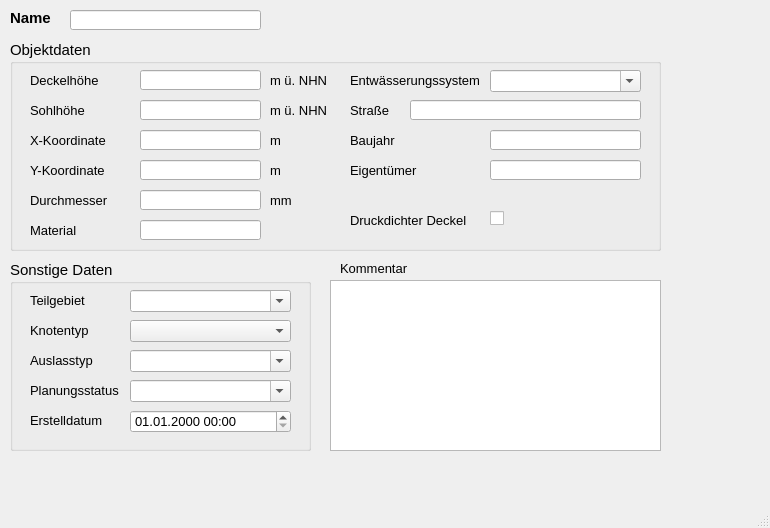
<?xml version="1.0" encoding="UTF-8"?>
<ui version="4.0">
 <class>MainWindow</class>
 <widget class="QMainWindow" name="MainWindow">
  <property name="enabled">
   <bool>true</bool>
  </property>
  <property name="geometry">
   <rect>
    <x>0</x>
    <y>0</y>
    <width>770</width>
    <height>528</height>
   </rect>
  </property>
  <property name="minimumSize">
   <size>
    <width>670</width>
    <height>480</height>
   </size>
  </property>
  <property name="font">
   <font>
    <family>Tahoma</family>
    <pointsize>10</pointsize>
   </font>
  </property>
  <property name="windowTitle">
   <string>Auslass</string>
  </property>
  <widget class="QWidget" name="centralwidget">
   <widget class="QLabel" name="label">
    <property name="geometry">
     <rect>
      <x>10</x>
      <y>10</y>
      <width>51</width>
      <height>16</height>
     </rect>
    </property>
    <property name="font">
     <font>
      <family>Tahoma</family>
      <pointsize>11</pointsize>
      <weight>75</weight>
      <bold>true</bold>
     </font>
    </property>
    <property name="text">
     <string>Name</string>
    </property>
   </widget>
   <widget class="QLabel" name="label_14">
    <property name="geometry">
     <rect>
      <x>340</x>
      <y>260</y>
      <width>81</width>
      <height>16</height>
     </rect>
    </property>
    <property name="font">
     <font>
      <family>Tahoma</family>
      <pointsize>10</pointsize>
     </font>
    </property>
    <property name="text">
     <string>Kommentar</string>
    </property>
   </widget>
   <widget class="QTextEdit" name="kommentar">
    <property name="geometry">
     <rect>
      <x>330</x>
      <y>280</y>
      <width>331</width>
      <height>171</height>
     </rect>
    </property>
    <property name="minimumSize">
     <size>
      <width>0</width>
      <height>0</height>
     </size>
    </property>
    <property name="font">
     <font>
      <family>Tahoma</family>
      <pointsize>10</pointsize>
     </font>
    </property>
    <property name="toolTip">
     <string>&lt;html&gt;&lt;head/&gt;&lt;body&gt;&lt;p&gt;Platz für zusätzliche Kommentare&lt;/p&gt;&lt;/body&gt;&lt;/html&gt;</string>
    </property>
    <property name="statusTip">
     <string>Platz für zusätzliche Kommentare</string>
    </property>
   </widget>
   <widget class="QLineEdit" name="schnam">
    <property name="geometry">
     <rect>
      <x>70</x>
      <y>10</y>
      <width>191</width>
      <height>20</height>
     </rect>
    </property>
    <property name="font">
     <font>
      <family>Tahoma</family>
      <pointsize>11</pointsize>
     </font>
    </property>
    <property name="toolTip">
     <string>&lt;html&gt;&lt;head/&gt;&lt;body&gt;&lt;p&gt;Eindeutige Bezeichnung&lt;/p&gt;&lt;/body&gt;&lt;/html&gt;</string>
    </property>
    <property name="statusTip">
     <string>Eindeutige Bezeichnung</string>
    </property>
   </widget>
   <widget class="QGroupBox" name="groupBox_3">
    <property name="geometry">
     <rect>
      <x>10</x>
      <y>260</y>
      <width>301</width>
      <height>191</height>
     </rect>
    </property>
    <property name="font">
     <font>
      <family>Tahoma</family>
      <pointsize>11</pointsize>
     </font>
    </property>
    <property name="title">
     <string>Sonstige Daten</string>
    </property>
    <widget class="QLabel" name="label_15">
     <property name="geometry">
      <rect>
       <x>20</x>
       <y>30</y>
       <width>101</width>
       <height>20</height>
      </rect>
     </property>
     <property name="font">
      <font>
       <family>Tahoma</family>
       <pointsize>10</pointsize>
      </font>
     </property>
     <property name="text">
      <string>Teilgebiet</string>
     </property>
     <property name="buddy">
      <cstring>simstatus</cstring>
     </property>
    </widget>
    <widget class="QLabel" name="label_16">
     <property name="geometry">
      <rect>
       <x>20</x>
       <y>120</y>
       <width>101</width>
       <height>21</height>
      </rect>
     </property>
     <property name="font">
      <font>
       <family>Tahoma</family>
       <pointsize>10</pointsize>
      </font>
     </property>
     <property name="text">
      <string>Planungsstatus</string>
     </property>
     <property name="buddy">
      <cstring>simstatus</cstring>
     </property>
    </widget>
    <widget class="QLabel" name="label_71">
     <property name="geometry">
      <rect>
       <x>20</x>
       <y>150</y>
       <width>101</width>
       <height>21</height>
      </rect>
     </property>
     <property name="font">
      <font>
       <family>Tahoma</family>
       <pointsize>10</pointsize>
      </font>
     </property>
     <property name="text">
      <string>Erstelldatum</string>
     </property>
    </widget>
    <widget class="QComboBox" name="teilgebiet">
     <property name="geometry">
      <rect>
       <x>120</x>
       <y>30</y>
       <width>161</width>
       <height>22</height>
      </rect>
     </property>
     <property name="font">
      <font>
       <family>Tahoma</family>
       <pointsize>10</pointsize>
      </font>
     </property>
     <property name="toolTip">
      <string>&lt;html&gt;&lt;head/&gt;&lt;body&gt;&lt;p&gt;Zuordnung zu definiertem Teilgebiet&lt;/p&gt;&lt;/body&gt;&lt;/html&gt;</string>
     </property>
     <property name="statusTip">
      <string>Zuordnung zu definiertem Teilgebiet</string>
     </property>
     <property name="editable">
      <bool>true</bool>
     </property>
    </widget>
    <widget class="QComboBox" name="simstatus">
     <property name="enabled">
      <bool>true</bool>
     </property>
     <property name="geometry">
      <rect>
       <x>120</x>
       <y>120</y>
       <width>161</width>
       <height>22</height>
      </rect>
     </property>
     <property name="font">
      <font>
       <family>Tahoma</family>
       <pointsize>10</pointsize>
      </font>
     </property>
     <property name="toolTip">
      <string>&lt;html&gt;&lt;head/&gt;&lt;body&gt;&lt;p&gt;aktueller Status (z.B. vorhanden, in Planung, etc.)&lt;/p&gt;&lt;/body&gt;&lt;/html&gt;</string>
     </property>
     <property name="statusTip">
      <string>aktueller Status (z.B. vorhanden, in Planung, etc.)</string>
     </property>
     <property name="editable">
      <bool>true</bool>
     </property>
    </widget>
    <widget class="QgsDateTimeEdit" name="createdat">
     <property name="geometry">
      <rect>
       <x>120</x>
       <y>150</y>
       <width>161</width>
       <height>23</height>
      </rect>
     </property>
     <property name="font">
      <font>
       <family>Tahoma</family>
       <pointsize>10</pointsize>
      </font>
     </property>
     <property name="currentSection">
      <enum>QDateTimeEdit::DaySection</enum>
     </property>
     <property name="displayFormat">
      <string>dd.MM.yyyy HH:mm</string>
     </property>
    </widget>
    <widget class="QLabel" name="label_26">
     <property name="geometry">
      <rect>
       <x>20</x>
       <y>60</y>
       <width>101</width>
       <height>20</height>
      </rect>
     </property>
     <property name="font">
      <font>
       <family>Tahoma</family>
       <pointsize>10</pointsize>
      </font>
     </property>
     <property name="text">
      <string>Knotentyp</string>
     </property>
     <property name="buddy">
      <cstring>simstatus</cstring>
     </property>
    </widget>
    <widget class="QComboBox" name="knotentyp">
     <property name="geometry">
      <rect>
       <x>120</x>
       <y>60</y>
       <width>161</width>
       <height>22</height>
      </rect>
     </property>
     <property name="toolTip">
      <string>&lt;html&gt;&lt;head/&gt;&lt;body&gt;&lt;p&gt;Besondere Lage im Kanalnetz (z.B. Anfangsschacht)&lt;/p&gt;&lt;/body&gt;&lt;/html&gt;</string>
     </property>
     <property name="statusTip">
      <string>Besondere Lage im Kanalnetz (z.B. Anfangsschacht)</string>
     </property>
    </widget>
    <widget class="QComboBox" name="auslasstyp">
     <property name="geometry">
      <rect>
       <x>120</x>
       <y>90</y>
       <width>161</width>
       <height>22</height>
      </rect>
     </property>
     <property name="font">
      <font>
       <family>Tahoma</family>
       <pointsize>10</pointsize>
      </font>
     </property>
     <property name="toolTip">
      <string>&lt;html&gt;&lt;head/&gt;&lt;body&gt;&lt;p&gt;Auslasstyp (z.B. frei, normal, konstant, etc.)&lt;/p&gt;&lt;/body&gt;&lt;/html&gt;</string>
     </property>
     <property name="statusTip">
      <string>Auslasstyp (z.B. frei, normal, konstant, etc.)</string>
     </property>
     <property name="editable">
      <bool>true</bool>
     </property>
    </widget>
    <widget class="QLabel" name="label_40">
     <property name="geometry">
      <rect>
       <x>20</x>
       <y>90</y>
       <width>91</width>
       <height>21</height>
      </rect>
     </property>
     <property name="font">
      <font>
       <family>Tahoma</family>
       <pointsize>10</pointsize>
      </font>
     </property>
     <property name="text">
      <string>Auslasstyp</string>
     </property>
    </widget>
   </widget>
   <widget class="QGroupBox" name="groupBox_2">
    <property name="geometry">
     <rect>
      <x>10</x>
      <y>40</y>
      <width>651</width>
      <height>211</height>
     </rect>
    </property>
    <property name="font">
     <font>
      <family>Tahoma</family>
      <pointsize>11</pointsize>
     </font>
    </property>
    <property name="title">
     <string>Objektdaten</string>
    </property>
    <widget class="QLabel" name="label_4">
     <property name="geometry">
      <rect>
       <x>20</x>
       <y>60</y>
       <width>81</width>
       <height>21</height>
      </rect>
     </property>
     <property name="font">
      <font>
       <family>Tahoma</family>
       <pointsize>10</pointsize>
      </font>
     </property>
     <property name="text">
      <string>Sohlhöhe</string>
     </property>
    </widget>
    <widget class="QLabel" name="label_13">
     <property name="geometry">
      <rect>
       <x>260</x>
       <y>90</y>
       <width>41</width>
       <height>21</height>
      </rect>
     </property>
     <property name="font">
      <font>
       <family>Tahoma</family>
       <pointsize>10</pointsize>
      </font>
     </property>
     <property name="text">
      <string>m</string>
     </property>
    </widget>
    <widget class="QLabel" name="label_17">
     <property name="geometry">
      <rect>
       <x>20</x>
       <y>30</y>
       <width>81</width>
       <height>21</height>
      </rect>
     </property>
     <property name="font">
      <font>
       <family>Tahoma</family>
       <pointsize>10</pointsize>
      </font>
     </property>
     <property name="text">
      <string>Deckelhöhe</string>
     </property>
    </widget>
    <widget class="QLabel" name="label_18">
     <property name="geometry">
      <rect>
       <x>260</x>
       <y>120</y>
       <width>41</width>
       <height>21</height>
      </rect>
     </property>
     <property name="font">
      <font>
       <family>Tahoma</family>
       <pointsize>10</pointsize>
      </font>
     </property>
     <property name="text">
      <string>m</string>
     </property>
    </widget>
    <widget class="QLabel" name="label_19">
     <property name="geometry">
      <rect>
       <x>20</x>
       <y>120</y>
       <width>81</width>
       <height>21</height>
      </rect>
     </property>
     <property name="font">
      <font>
       <family>Tahoma</family>
       <pointsize>10</pointsize>
      </font>
     </property>
     <property name="text">
      <string>Y-Koordinate</string>
     </property>
    </widget>
    <widget class="QLabel" name="label_20">
     <property name="geometry">
      <rect>
       <x>260</x>
       <y>60</y>
       <width>61</width>
       <height>21</height>
      </rect>
     </property>
     <property name="font">
      <font>
       <family>Tahoma</family>
       <pointsize>10</pointsize>
      </font>
     </property>
     <property name="text">
      <string>m ü. NHN</string>
     </property>
    </widget>
    <widget class="QLabel" name="label_21">
     <property name="geometry">
      <rect>
       <x>260</x>
       <y>30</y>
       <width>61</width>
       <height>21</height>
      </rect>
     </property>
     <property name="font">
      <font>
       <family>Tahoma</family>
       <pointsize>10</pointsize>
      </font>
     </property>
     <property name="text">
      <string>m ü. NHN</string>
     </property>
    </widget>
    <widget class="QLabel" name="label_22">
     <property name="geometry">
      <rect>
       <x>20</x>
       <y>90</y>
       <width>81</width>
       <height>21</height>
      </rect>
     </property>
     <property name="font">
      <font>
       <family>Tahoma</family>
       <pointsize>10</pointsize>
      </font>
     </property>
     <property name="text">
      <string>X-Koordinate</string>
     </property>
    </widget>
    <widget class="QLabel" name="label_2">
     <property name="geometry">
      <rect>
       <x>340</x>
       <y>60</y>
       <width>61</width>
       <height>21</height>
      </rect>
     </property>
     <property name="font">
      <font>
       <family>Tahoma</family>
       <pointsize>10</pointsize>
      </font>
     </property>
     <property name="text">
      <string>Straße</string>
     </property>
    </widget>
    <widget class="QLabel" name="label_44">
     <property name="geometry">
      <rect>
       <x>340</x>
       <y>30</y>
       <width>131</width>
       <height>21</height>
      </rect>
     </property>
     <property name="font">
      <font>
       <family>Tahoma</family>
       <pointsize>10</pointsize>
      </font>
     </property>
     <property name="text">
      <string>Entwässerungssystem</string>
     </property>
    </widget>
    <widget class="QLineEdit" name="sohlhoehe">
     <property name="geometry">
      <rect>
       <x>130</x>
       <y>60</y>
       <width>121</width>
       <height>20</height>
      </rect>
     </property>
     <property name="font">
      <font>
       <family>Tahoma</family>
       <pointsize>10</pointsize>
      </font>
     </property>
     <property name="toolTip">
      <string/>
     </property>
     <property name="statusTip">
      <string/>
     </property>
    </widget>
    <widget class="QLineEdit" name="deckelhoehe">
     <property name="geometry">
      <rect>
       <x>130</x>
       <y>30</y>
       <width>121</width>
       <height>20</height>
      </rect>
     </property>
     <property name="font">
      <font>
       <family>Tahoma</family>
       <pointsize>10</pointsize>
      </font>
     </property>
     <property name="toolTip">
      <string>&lt;html&gt;&lt;head/&gt;&lt;body&gt;&lt;p&gt;i.d.R. Geländehöhe&lt;/p&gt;&lt;/body&gt;&lt;/html&gt;</string>
     </property>
     <property name="statusTip">
      <string>i.d.R. Geländehöhe</string>
     </property>
    </widget>
    <widget class="QLineEdit" name="x">
     <property name="geometry">
      <rect>
       <x>130</x>
       <y>90</y>
       <width>121</width>
       <height>20</height>
      </rect>
     </property>
     <property name="font">
      <font>
       <family>Tahoma</family>
       <pointsize>10</pointsize>
      </font>
     </property>
     <property name="toolTip">
      <string>&lt;html&gt;&lt;head/&gt;&lt;body&gt;&lt;p&gt;Lage-Koordinate (im Projektionssystem des Layers)&lt;/p&gt;&lt;/body&gt;&lt;/html&gt;</string>
     </property>
     <property name="statusTip">
      <string>Lage-Koordinate (im Projektionssystem des Layers)</string>
     </property>
     <property name="readOnly">
      <bool>true</bool>
     </property>
    </widget>
    <widget class="QLineEdit" name="y">
     <property name="geometry">
      <rect>
       <x>130</x>
       <y>120</y>
       <width>121</width>
       <height>20</height>
      </rect>
     </property>
     <property name="font">
      <font>
       <family>Tahoma</family>
       <pointsize>10</pointsize>
      </font>
     </property>
     <property name="toolTip">
      <string>&lt;html&gt;&lt;head/&gt;&lt;body&gt;&lt;p&gt;Lage-Koordinate (für Deutschland z.B ETRS89 / UTM Zone 32N) &lt;/p&gt;&lt;/body&gt;&lt;/html&gt;</string>
     </property>
     <property name="statusTip">
      <string>Lage-Koordinate (für Deutschland z.B ETRS89 / UTM Zone 32N)</string>
     </property>
     <property name="readOnly">
      <bool>true</bool>
     </property>
    </widget>
    <widget class="QLineEdit" name="strasse">
     <property name="geometry">
      <rect>
       <x>400</x>
       <y>60</y>
       <width>231</width>
       <height>20</height>
      </rect>
     </property>
     <property name="font">
      <font>
       <family>Tahoma</family>
       <pointsize>10</pointsize>
      </font>
     </property>
     <property name="toolTip">
      <string/>
     </property>
     <property name="statusTip">
      <string/>
     </property>
    </widget>
    <widget class="QComboBox" name="entwart">
     <property name="geometry">
      <rect>
       <x>480</x>
       <y>30</y>
       <width>151</width>
       <height>22</height>
      </rect>
     </property>
     <property name="font">
      <font>
       <family>Tahoma</family>
       <pointsize>10</pointsize>
      </font>
     </property>
     <property name="toolTip">
      <string>&lt;html&gt;&lt;head/&gt;&lt;body&gt;&lt;p&gt;vorh. Entwässerungssystem (z.B. Mischwasser, Regenwasser etc.)&lt;/p&gt;&lt;/body&gt;&lt;/html&gt;</string>
     </property>
     <property name="statusTip">
      <string>vorh. Entwässerungssystem (z.B. Mischwasser, Regenwasser etc.)</string>
     </property>
     <property name="editable">
      <bool>true</bool>
     </property>
    </widget>
    <widget class="QLabel" name="label_23">
     <property name="geometry">
      <rect>
       <x>20</x>
       <y>150</y>
       <width>81</width>
       <height>21</height>
      </rect>
     </property>
     <property name="font">
      <font>
       <family>Tahoma</family>
       <pointsize>10</pointsize>
      </font>
     </property>
     <property name="text">
      <string>Durchmesser</string>
     </property>
    </widget>
    <widget class="QLineEdit" name="durchm">
     <property name="geometry">
      <rect>
       <x>130</x>
       <y>150</y>
       <width>121</width>
       <height>20</height>
      </rect>
     </property>
     <property name="toolTip">
      <string/>
     </property>
     <property name="statusTip">
      <string/>
     </property>
    </widget>
    <widget class="QLabel" name="label_24">
     <property name="geometry">
      <rect>
       <x>20</x>
       <y>180</y>
       <width>81</width>
       <height>21</height>
      </rect>
     </property>
     <property name="font">
      <font>
       <family>Tahoma</family>
       <pointsize>10</pointsize>
      </font>
     </property>
     <property name="text">
      <string>Material</string>
     </property>
    </widget>
    <widget class="QLineEdit" name="material">
     <property name="geometry">
      <rect>
       <x>130</x>
       <y>180</y>
       <width>121</width>
       <height>20</height>
      </rect>
     </property>
     <property name="toolTip">
      <string>&lt;html&gt;&lt;head/&gt;&lt;body&gt;&lt;p&gt;Material des Schachtes (z.B. Beton, Gussstahl etc.)&lt;/p&gt;&lt;/body&gt;&lt;/html&gt;</string>
     </property>
     <property name="statusTip">
      <string>Material des Schachtes (z.B. Beton, Gussstahl etc.)</string>
     </property>
    </widget>
    <widget class="QLabel" name="label_6">
     <property name="geometry">
      <rect>
       <x>340</x>
       <y>90</y>
       <width>61</width>
       <height>21</height>
      </rect>
     </property>
     <property name="font">
      <font>
       <family>Tahoma</family>
       <pointsize>10</pointsize>
      </font>
     </property>
     <property name="text">
      <string>Baujahr</string>
     </property>
    </widget>
    <widget class="QLineEdit" name="baujahr">
     <property name="geometry">
      <rect>
       <x>480</x>
       <y>90</y>
       <width>151</width>
       <height>20</height>
      </rect>
     </property>
     <property name="toolTip">
      <string/>
     </property>
     <property name="statusTip">
      <string/>
     </property>
    </widget>
    <widget class="QLabel" name="label_25">
     <property name="geometry">
      <rect>
       <x>260</x>
       <y>150</y>
       <width>41</width>
       <height>21</height>
      </rect>
     </property>
     <property name="font">
      <font>
       <family>Tahoma</family>
       <pointsize>10</pointsize>
      </font>
     </property>
     <property name="text">
      <string>mm</string>
     </property>
    </widget>
    <widget class="QLabel" name="label_7">
     <property name="geometry">
      <rect>
       <x>340</x>
       <y>120</y>
       <width>71</width>
       <height>21</height>
      </rect>
     </property>
     <property name="font">
      <font>
       <family>Tahoma</family>
       <pointsize>10</pointsize>
      </font>
     </property>
     <property name="text">
      <string>Eigentümer</string>
     </property>
    </widget>
    <widget class="QLineEdit" name="eigentum">
     <property name="geometry">
      <rect>
       <x>480</x>
       <y>120</y>
       <width>151</width>
       <height>20</height>
      </rect>
     </property>
     <property name="toolTip">
      <string/>
     </property>
     <property name="statusTip">
      <string/>
     </property>
    </widget>
    <widget class="QLabel" name="label_8">
     <property name="geometry">
      <rect>
       <x>340</x>
       <y>170</y>
       <width>121</width>
       <height>21</height>
      </rect>
     </property>
     <property name="font">
      <font>
       <family>Tahoma</family>
       <pointsize>10</pointsize>
      </font>
     </property>
     <property name="text">
      <string>Druckdichter Deckel</string>
     </property>
    </widget>
    <widget class="QCheckBox" name="druckdicht">
     <property name="geometry">
      <rect>
       <x>480</x>
       <y>170</y>
       <width>21</width>
       <height>17</height>
      </rect>
     </property>
     <property name="toolTip">
      <string/>
     </property>
     <property name="statusTip">
      <string/>
     </property>
     <property name="text">
      <string/>
     </property>
    </widget>
   </widget>
  </widget>
  <widget class="QMenuBar" name="menubar">
   <property name="geometry">
    <rect>
     <x>0</x>
     <y>0</y>
     <width>770</width>
     <height>22</height>
    </rect>
   </property>
  </widget>
  <widget class="QStatusBar" name="statusbar"/>
 </widget>
 <customwidgets>
  <customwidget>
   <class>QgsDateTimeEdit</class>
   <extends>QDateTimeEdit</extends>
   <header>qgsdatetimeedit.h</header>
  </customwidget>
 </customwidgets>
 <tabstops>
  <tabstop>schnam</tabstop>
  <tabstop>auslasstyp</tabstop>
  <tabstop>x</tabstop>
  <tabstop>y</tabstop>
  <tabstop>sohlhoehe</tabstop>
  <tabstop>deckelhoehe</tabstop>
  <tabstop>simstatus</tabstop>
  <tabstop>entwart</tabstop>
  <tabstop>teilgebiet</tabstop>
  <tabstop>strasse</tabstop>
  <tabstop>createdat</tabstop>
  <tabstop>kommentar</tabstop>
 </tabstops>
 <resources/>
 <connections/>
</ui>
